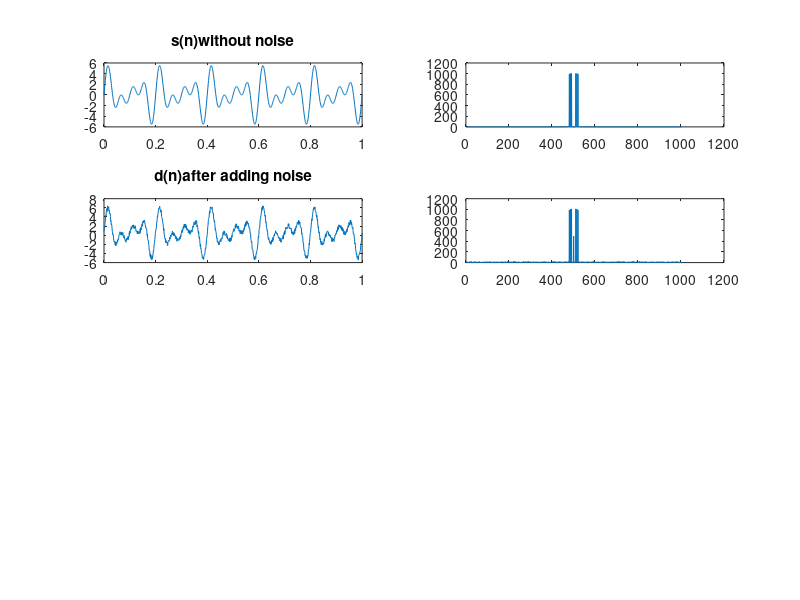

Write the MATLAB code that produced this figure. (Note: this script raises an error after producing the figure.)
%lab2 adaptive signal processing
close all;
clear all;
fs=1/1000;
t=0:fs:1;
s=zeros(1,length(t));

fc=10:5:20;

for n=1:length(fc)
   
  A=2*sin(2*pi*fc(n)*t);
  s=s+A;
end

 %now add noise to s
 
 v=rand(1,length(s))
% d=awgn(s,20);
  d=s+v
 SNR=20*log10(norm(s)/norm(v))
  figure(2)
 subplot(4,2,1)
 plot(t,s)
% plot(0:2499,s(1:2500))
title('s(n)without noise')
 subplot(4,2,3)
 plot(t,d)
%  plot(0:2499,v(1:2500))
 title('d(n)after adding noise')
 
 %spectrum of the signals
 
 F_S=abs(fftshift(fft(s)));
 F_D=abs(fftshift(fft(d)));
 subplot(4,2,2)
 plot(F_S)
 subplot(4,2,4)
 plot(F_D)
 
 

 
 
%  


% 

n0_delay=1;
h = dfilt.delay(n0_delay);
delayed_d=filter(h,d);
x=delayed_d;

% % 
% filter_length =30;
% beta=.07; 
% X=convm(x,filter_length);
% [A,E,y]= nlms(X,d,beta,filter_length);
%  
%  mu=0.001;
% gama=0.00001;
% nord=10;
% Fs=12000;
% X=convm(x,nord);
% [A,E,y]= llms(X,d,mu,gama,nord);


mu=0.001;
nord=10;
% X=convm(x,nord);
% [A,E,y]= lms(X,d,mu,nord);
 ha=adaptfilt.lms(nord,mu);
 [y,E]=filter(ha,delayed_d,d);


subplot(4,2,5)
plot(t,y(1:length(t)))
% plot(0:2499,y(1:2500))
subplot(4,2,7)
plot(t,E(1:length(t)))
% plot(0:2499,E(1:2500))
title('error  e(t)');
subplot(4,2,6)
plot(abs(fftshift(fft(y))))
subplot(4,2,8)
plot(abs(fftshift(fft(E))))